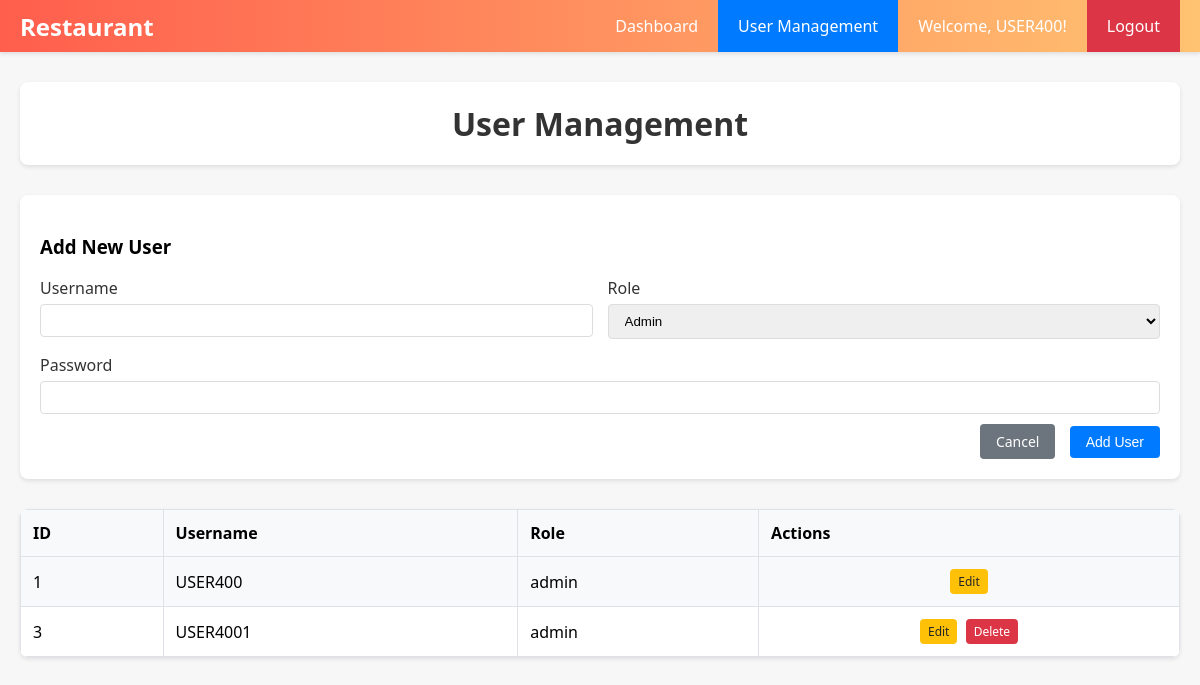
Screenshot of /user.php (signed in) with the database file from the repository.
### tables this page shows
CREATE TABLE `users` (
  `user_id` int(255) NOT NULL,
  `username` varchar(255) NOT NULL,
  `password` varchar(255) NOT NULL,
  `role` varchar(255) NOT NULL
);

### user.php (the view, shortened to what this page needs)
<?php
$conn = new mysqli('localhost', 'root', '', 'restaurant');
$result = $conn->query("SELECT user_id, username, role FROM users ORDER BY user_id ASC");
$users = [];
if ($result) {
    while ($row = $result->fetch_assoc()) {
        $users[] = $row;
    }
}
$edit_user = null;
?>
<!DOCTYPE html>
<html>
<head>
</head>
<body>
    <nav class="navbar">
        <div class="nav-container">
            <a href="admin_dashboard.php" class="nav-brand">Restaurant</a>
            <ul class="nav-menu">
                <li class="nav-item">
                    <a href="admin_dashboard.php" class="nav-link">Dashboard</a>
                </li>
                <?php if ($_SESSION['role'] === 'admin'): ?>
                <li class="nav-item">
                    <a href="user.php" class="nav-link active">User Management</a>
                </li>
                <?php endif; ?>
                <li class="nav-item">
                    <span class="user-info">Welcome, <?php echo htmlspecialchars($_SESSION['username']); ?>!</span>
                </li>
                <li class="nav-item">
                    <a href="?logout=1" class="nav-link logout-link" onclick="return confirm('Are you sure you want to logout?')">Logout</a>
                </li>
            </ul>
        </div>
    </nav>
    <div class="content">
        <div class="header">
            <h1>User Management</h1>
        </div>
        <div class="form-container">
            <h3><?php echo $edit_user ? 'Edit User' : 'Add New User'; ?></h3>
            <form method="POST">
                <div class="form-row">
                    <div class="form-group">
                        <label for="username">Username</label>
                        <input type="text" id="username" name="username"
                               value="<?php echo $edit_user ? htmlspecialchars($edit_user['username']) : ''; ?>"
                               required>
                    </div>
                    <div class="form-group">
                        <label for="role">Role</label>
                        <select id="role" name="role" required>
                            <option value="admin" <?php echo $edit_user && $edit_user['role'] === 'admin' ? 'selected' : ''; ?>>Admin</option>
                        </select>
                    </div>
                </div>
                <div class="form-group">
                    <label for="password"><?php echo $edit_user ? 'New Password (leave blank to keep current)' : 'Password'; ?></label>
                    <input type="password" id="password" name="password" <?php echo !$edit_user ? 'required' : ''; ?>>
                </div>
                <div class="form-actions" style="text-align: right;">
                    <a href="user.php" class="btn btn-secondary" style="margin-right: 10px; margin-top: 10px;">Cancel</a>
                    <button type="submit" name="<?php echo $edit_user ? 'edit_user' : 'add_user'; ?>" class="btn btn-primary">
                        <?php echo $edit_user ? 'Update User' : 'Add User'; ?>
                    </button>
                </div>
            </form>
        </div>
        <div class="table-container">
            <table>
                <tr>
                    <th>ID</th>
                    <th>Username</th>
                    <th>Role</th>
                    <th>Actions</th>
                </tr>
                <?php if (empty($users)): ?>
                <tr>
                    <td colspan="4" style="text-align: center; color: #666;">No users found</td>
                </tr>
                <?php else: ?>
                <?php foreach ($users as $user): ?>
                <tr>
                    <td><?= htmlspecialchars($user['user_id']) ?></td>
                    <td><?= htmlspecialchars($user['username']) ?></td>
                    <td><?= htmlspecialchars($user['role']) ?></td>
                    <td class="actions">
                        <a href="?edit=<?= $user['user_id'] ?>" class="btn btn-warning" title="Edit User">Edit</a>
                        <?php if ($user['user_id'] != $_SESSION['user_id']): ?>
                        <a href="?delete=<?= $user['user_id'] ?>"
                           class="btn btn-danger"
                           onclick="return confirm('Are you sure you want to delete this user?')"
                           title="Delete User">
                           Delete
                        </a>
                        <?php endif; ?>
                    </td>
                </tr>
                <?php endforeach; ?>
                <?php endif; ?>
            </table>
        </div>
    </div>
</body>
</html>

### user.php (style rules this page uses)
body { font-family: 'Segoe UI', Arial, sans-serif; margin: 0; background: #f7f7f7; }
.navbar { background: linear-gradient(to right, #ff5e4d, #ffc371); padding: 0; box-shadow: 0 2px 4px rgba(0,0,0,0.1); }
.nav-container { display: flex; justify-content: space-between; align-items: center; padding: 0 20px; }
.nav-brand { color: #fff; font-size: 1.5rem; font-weight: 600; text-decoration: none; }
.nav-menu { display: flex; list-style: none; margin: 0; padding: 0; align-items: center; }
.nav-item { margin: 0; }
.nav-link { display: block; color: #fff; text-decoration: none; padding: 15px 20px; transition: background 0.2s; }
.nav-link.active { background: #007bff; }
.logout-link { background: #dc3545; }
.user-info { color: #fff; padding: 15px 20px; white-space: nowrap; display: flex; align-items: center; }
.content { padding: 30px 20px; }
.header { background: #fff; padding: 20px; border-radius: 8px; box-shadow: 0 2px 4px rgba(0,0,0,0.1); margin-bottom: 30px; }
h1 { color: #333; margin: 0; text-align: center; }
.form-container { background: #fff; border-radius: 8px; box-shadow: 0 2px 4px rgba(0,0,0,0.1); padding: 20px; margin-bottom: 30px; }
.form-row { display: flex; gap: 15px; margin-bottom: 15px; }
.form-group { flex: 1; }
label { display: block; margin-bottom: 5px; font-weight: 500; color: #333; }
input, select { width: 100%; padding: 8px 12px; border: 1px solid #ddd; border-radius: 4px; box-sizing: border-box; }
.btn { padding: 8px 16px; border: none; border-radius: 4px; cursor: pointer; text-decoration: none; display: inline-block; font-size: 14px; transition: background 0.2s; }
.btn-primary { background: #007bff; color: white; }
.btn-warning { background: #ffc107; color: #212529; }
.btn-danger { background: #dc3545; color: white; }
.btn-secondary { background: #6c757d; color: white; }
.table-container { background: #fff; border-radius: 8px; box-shadow: 0 2px 4px rgba(0,0,0,0.1); overflow: hidden; }
table { border-collapse: collapse; width: 100%; background: #fff; }
th, td { border: 1px solid #dee2e6; padding: 12px; text-align: left; }
th { background: #f8f9fa; font-weight: 600; }
tr:nth-child(even) { background: #f8f9fa; }
.actions { text-align: center; white-space: nowrap; }
.actions .btn { margin: 0 2px; padding: 4px 8px; font-size: 12px; }

### rows the page displays
users: user_id "1", username "USER400", role "admin"
users: user_id "3", username "USER4001", role "admin"

### other values shown
$_SESSION['username'] "USER400"
